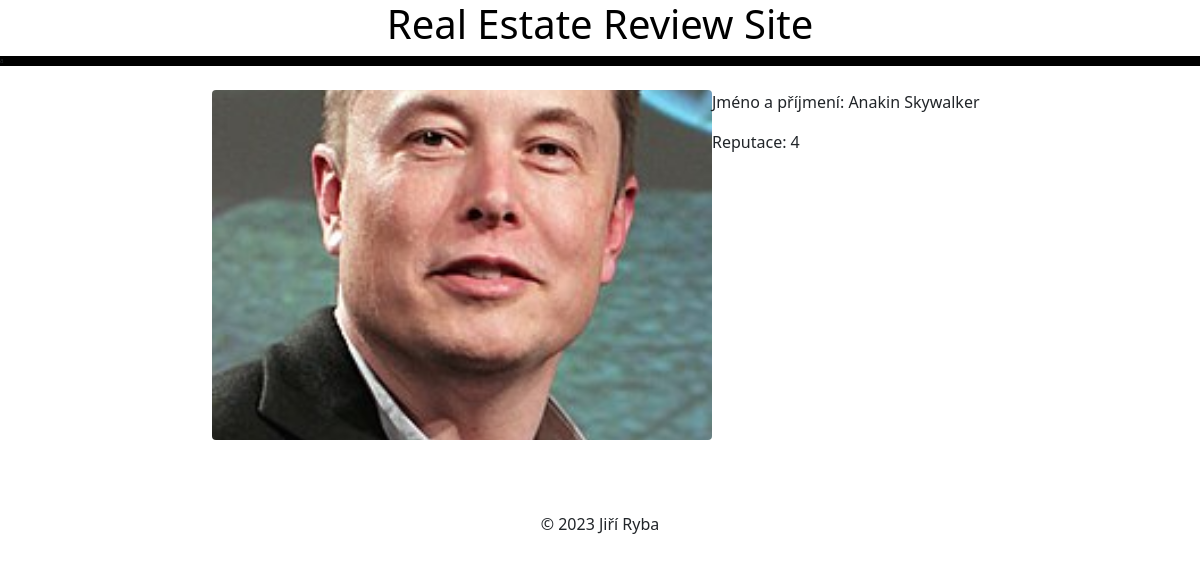
/detailo.html/5/, run on the app's committed database.
### myapp/models.py (models this page shows, shortened)
class Osoba(models.Model):
    jmeno = models.CharField(max_length=45, verbose_name="Jméno", help_text="Zadejte jméno osoby")
    prijmeni = models.CharField(max_length=45, verbose_name="Přijmení", help_text="Zadejte příjmení")
    reputace = models.CharField(max_length=10, verbose_name="Reputatace", help_text="Zadejte reputaci")
    fotka = models.ImageField(upload_to="osoba", verbose_name="Fotka osoby", help_text="Nahrejte fotku osoby", default="none")
    class Meta:
        verbose_name = 'Osoba'
        verbose_name_plural = 'Osoby'
        ordering = ['reputace']

### myapp/views.py (the view)
# urls.py: path('detailo.html/<int:pk>/', views.OsobaDetailView.as_view(), name='detailo')
class OsobaDetailView(DetailView):
    model = Osoba
    context_object_name = 'osoba_detail'
    template_name = 'detailo.html'

### myapp/templates/detailo.html
{% extends "base.html" %}
{% block content %}
    <br>
    <div style="max-width: 100%; margin: 0;" class="row justify-content-center text-center">
    <div class="col-2"></div>
    <div class="col-5"><img class="rounded" src="{{  osoba_detail.fotka.url }}" style="width:500px;height: 350px;object-fit: cover"
                            alt="{{ osoba_detail.typ }} {{ osoba_detail.velikost}}" ></div>
    <div style="text-align: left" class="col-3">
        <p>Jméno a příjmení: {{ osoba_detail.jmeno }} {{ osoba_detail.prijmeni }}</p>
        <p>Reputace: {{ osoba_detail.reputace }}</p>
    </div>
    <div class="col-2"></div>
    </div>
{% endblock %}

### data on the page
Osoba: fotka (picture), jmeno "Anakin", prijmeni "Skywalker", reputace "4"
